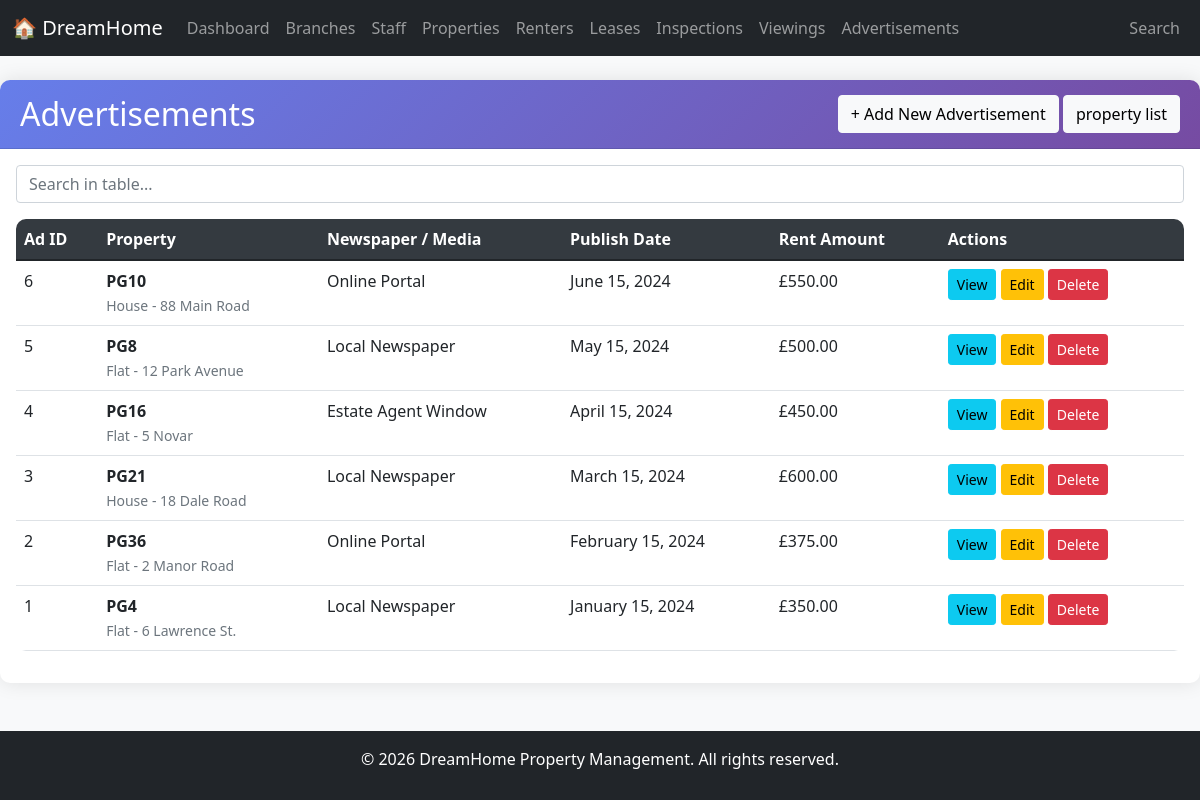
/pages/advertisements/index.php, run on the app's committed database.
### tables this page shows
CREATE TABLE Advertisement (
    AdID INT AUTO_INCREMENT PRIMARY KEY,
    PropertyNo VARCHAR(10) NOT NULL,
    MediaSource VARCHAR(100),
    PublishDate DATE,
    FOREIGN KEY (PropertyNo) REFERENCES Property(PropertyNo)
        ON UPDATE CASCADE ON DELETE CASCADE
);

CREATE TABLE Property (
    PropertyNo VARCHAR(10) PRIMARY KEY,
    StreetName VARCHAR(100) NOT NULL,
    District VARCHAR(50),
    City VARCHAR(50) NOT NULL,
    PostCode VARCHAR(20),
    PropertyType VARCHAR(30),
    Rooms INT,
    RentAmount DECIMAL(10,2),
    StaffNo VARCHAR(10),
    BranchNo VARCHAR(10) NOT NULL,
    Status ENUM('Available','Rented','Withdrawn') DEFAULT 'Available',
    DateAvailable DATE,
    CONSTRAINT chk_rent CHECK (RentAmount > 0),
    CONSTRAINT chk_rooms CHECK (Rooms > 0),
    FOREIGN KEY (StaffNo) REFERENCES Staff(StaffNo)
        ON UPDATE CASCADE ON DELETE SET NULL,
    FOREIGN KEY (BranchNo) REFERENCES Branch(BranchNo)
        ON UPDATE CASCADE ON DELETE RESTRICT
);

### config/database.php (called while the page is built, shortened)
<?php
function formatDate($dateString) {
    $timestamp = strtotime($dateString);
    return date('F j, Y', $timestamp);
}
function formatMoney($amount) {
    return '£' . number_format((float)$amount, 2);
}
?>

### pages/advertisements/index.php (the view, shortened to what this page needs)
<?php
include '../../includes/header.php';
require_once '../../config/database.php';
$database = new Database();
$db = $database->getConnection();
$sql = "SELECT a.*, p.PropertyNo, p.StreetName, p.City, p.PropertyType, p.RentAmount
        FROM Advertisement a
        JOIN Property p ON a.PropertyNo = p.PropertyNo
        ORDER BY a.PublishDate DESC";
$stmt = $db->prepare($sql);
$stmt->execute();
$advertisements = $stmt->fetchAll(PDO::FETCH_ASSOC);
?>
<div class="card">
    <div class="card-header d-flex justify-content-between align-items-center">
        <h2 class="mb-0">Advertisements</h2>
        <div>
            <button class="btn btn-light" onclick="location.href='add.php'">+ Add New Advertisement</button>
            <button class="btn btn-light" onclick="location.href='property_ads.php'"> property list</button>
        </div>
    </div>
    <div class="card-body">
        <div class="table-responsive">
            <table class="table table-hover">
                <thead>
                    <tr>
                        <th>Ad ID</th>
                        <th>Property</th>
                        <th>Newspaper / Media</th>
                        <th>Publish Date</th>
                        <th>Rent Amount</th>
                        <th>Actions</th>
                    </tr>
                </thead>
                <tbody>
                    <?php foreach ($advertisements as $ad): ?>
                    <tr>
                        <td><?php echo $ad['AdID']; ?></td>
                        <td>
                            <strong><?php echo $ad['PropertyNo']; ?></strong><br>
                            <small class="text-muted"><?php echo $ad['PropertyType'] . ' - ' . $ad['StreetName']; ?></small>
                        </td>
                        <td><?php echo $ad['MediaSource']; ?></td>
                        <td><?php echo formatDate($ad['PublishDate']); ?></td>
                        <td><?php echo formatMoney($ad['RentAmount']); ?></td>
                        <td>
                            <button class="btn btn-sm btn-info" onclick="location.href='view.php?id=<?php echo $ad['AdID']; ?>'">View</button>
                            <button class="btn btn-sm btn-warning" onclick="location.href='edit.php?id=<?php echo $ad['AdID']; ?>'">Edit</button>
                            <button class="btn btn-sm btn-danger" onclick="if(confirm('Delete this advertisement?')) location.href='index.php?delete=<?php echo $ad['AdID']; ?>'">Delete</button>
                        </td>
                    </tr>
                    <?php endforeach; ?>
                </tbody>
            </table>
        </div>
    </div>
</div>
<?php include '../../includes/footer.php'; ?>

### css/style.css (style rules this page uses)
body { background-color: #f8f9fa; font-family: 'Segoe UI', Tahoma, Geneva, Verdana, sans-serif; }
.card { border: none; border-radius: 10px; box-shadow: 0 0 20px rgba(0,0,0,0.1); margin-bottom: 20px; }
.card-header { background: linear-gradient(135deg, #667eea 0%, #764ba2 100%); color: white; border-radius: 10px 10px 0 0 !important; padding: 15px 20px; }
.table { background-color: white; border-radius: 10px; overflow: hidden; }
.table thead { background-color: #343a40; color: white; }

### data on the page
advertisement: AdID "6", PropertyNo.PropertyNo "PG10", PropertyNo.PropertyType "House", PropertyNo.StreetName "88 Main Road", MediaSource "Online Portal", PublishDate "June 15, 2024", PropertyNo.RentAmount "£550.00"
advertisement: AdID "5", PropertyNo.PropertyNo "PG8", PropertyNo.PropertyType "Flat", PropertyNo.StreetName "12 Park Avenue", MediaSource "Local Newspaper", PublishDate "May 15, 2024", PropertyNo.RentAmount "£500.00"
advertisement: AdID "4", PropertyNo.PropertyNo "PG16", PropertyNo.PropertyType "Flat", PropertyNo.StreetName "5 Novar", MediaSource "Estate Agent Window", PublishDate "April 15, 2024", PropertyNo.RentAmount "£450.00"
advertisement: AdID "3", PropertyNo.PropertyNo "PG21", PropertyNo.PropertyType "House", PropertyNo.StreetName "18 Dale Road", MediaSource "Local Newspaper", PublishDate "March 15, 2024", PropertyNo.RentAmount "£600.00"
advertisement: AdID "2", PropertyNo.PropertyNo "PG36", PropertyNo.PropertyType "Flat", PropertyNo.StreetName "2 Manor Road", MediaSource "Online Portal", PublishDate "February 15, 2024", PropertyNo.RentAmount "£375.00"
advertisement: AdID "1", PropertyNo.PropertyNo "PG4", PropertyNo.PropertyType "Flat", PropertyNo.StreetName "6 Lawrence St.", MediaSource "Local Newspaper", PublishDate "January 15, 2024", PropertyNo.RentAmount "£350.00"
